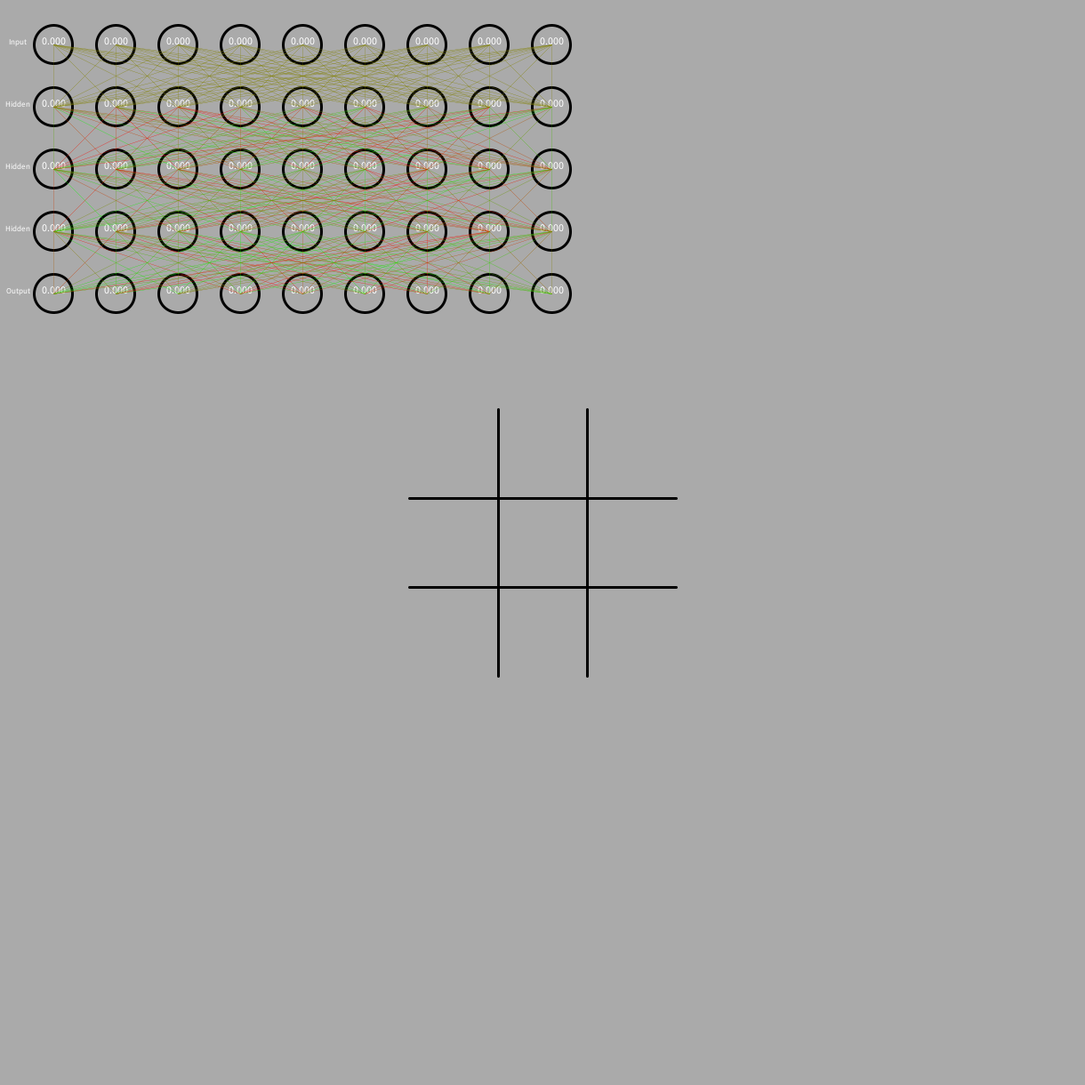
Frame 1 (no input)
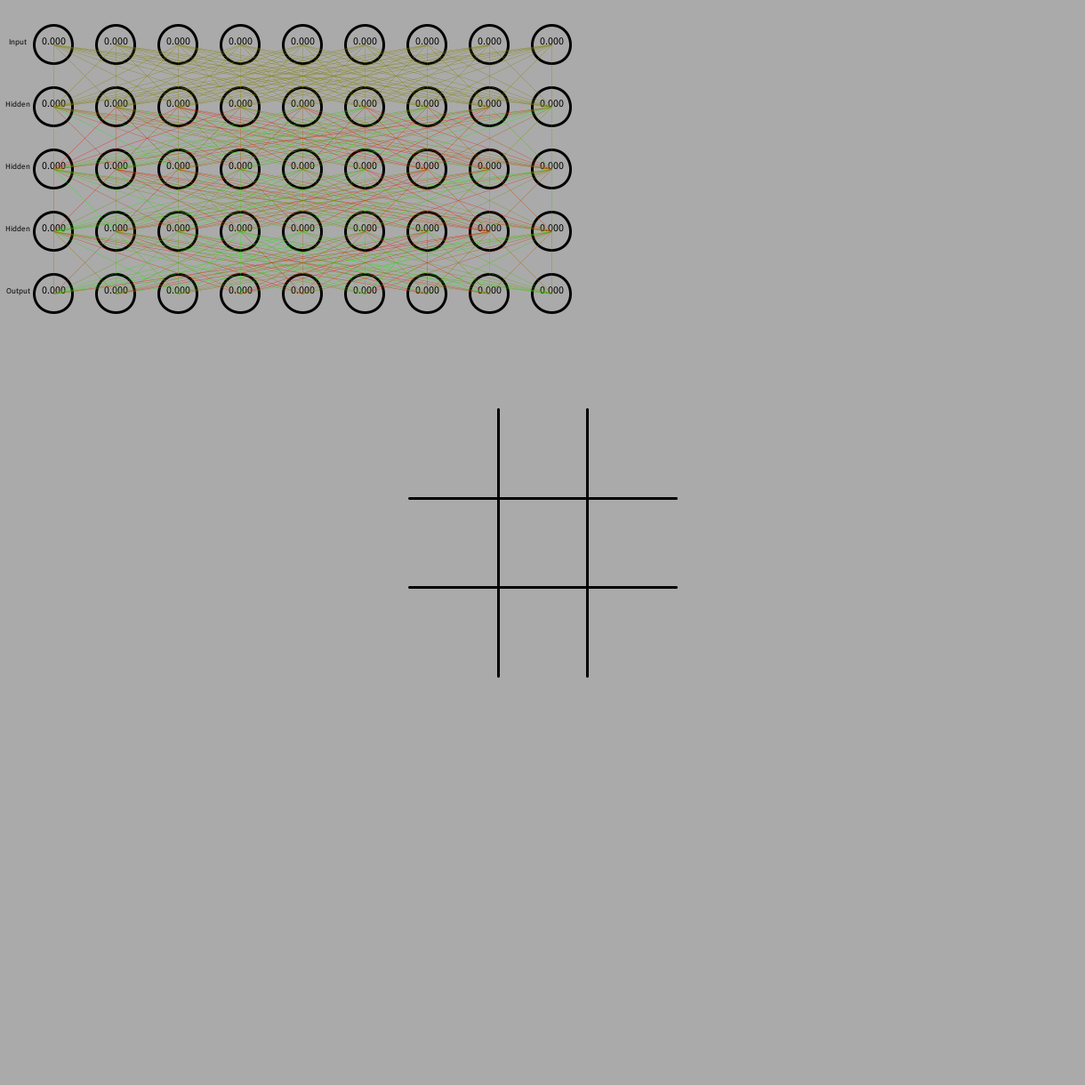
Frame 60 (the mouse pressed at the canvas centre just before this capture)
Frame 120 (the mouse held since frame 60 and released just before this capture): identical to frame 60, image omitted

The Processing sketch that drew these frames (run headless with seeded random() and noise(); from frame 60 on, the mouse is pressed at the canvas centre):

// Processing sketch: Tris
// ── Tris.pde
int numeroCelle = 3;
char [][] griglia = new char[numeroCelle][numeroCelle];
int distanzaLinee = 100;
int distanzaBordi = 460;
int dimFinestra = 0;
int turno = 1;
String testoVittoria="";
color coloreVittoria = color(0,0,0);

NeuralNetwork ia;

void settings() {
  dimFinestra = numeroCelle*distanzaLinee+distanzaBordi*2;
  size((int)dimFinestra, (int)dimFinestra);
}

void setup() {
  for(int i=0; i<numeroCelle; i++) {
    for(int j=0; j<numeroCelle; j++) {
      griglia[i][j] = ' ';
    }
  }
  
  int[] layers = {9,9,9,9,9};
  
  ia = new NeuralNetwork(layers);
  
  println(ia);
  
  textAlign(CENTER, CENTER);
  textSize(42);
  
  frameRate(10);
}

void draw() {
  // Azione IA
  if(turno == 2){
    muoviIA();
  }
  
  // Settaggi rendering
  background(170,170,170);
  strokeWeight(3);
  stroke(0);
  
  // Disegno griglia
  for(int i=0; i<numeroCelle-1; i++) {
    line(distanzaBordi,(1+i)*distanzaLinee+distanzaBordi, width - distanzaBordi,(1+i)*distanzaLinee+distanzaBordi);
    line((1+i)*distanzaLinee+distanzaBordi, distanzaBordi, (1+i)*distanzaLinee+distanzaBordi, height - distanzaBordi);
  }
  
  // Disegno cerchi e croci
  for(int i=0; i<numeroCelle; i++) {
    for(int j=0; j<numeroCelle; j++) {
      if(griglia[i][j] == 'X')
        croce(j*distanzaLinee+distanzaBordi+distanzaLinee/2, i*distanzaLinee+distanzaBordi+distanzaLinee/2, distanzaLinee-distanzaLinee/6);
        
      if(griglia[i][j] == 'O')
        cerchio(j*distanzaLinee+distanzaBordi+distanzaLinee/2, i*distanzaLinee+distanzaBordi+distanzaLinee/2, distanzaLinee-distanzaLinee/6);  
    }
  }
  
  aiRender(60,50,70);
  
  fill(coloreVittoria);
  text(testoVittoria, width/2, height/2);
  
  // println(mappaGriglia(mouseX, mouseY));
}  // draw()

void mouseClicked() {
  PVector indiciGriglia = mappaGriglia(mouseX, mouseY);
  if(testoVittoria == "") {
    clickGriglia((int)indiciGriglia.x, (int)indiciGriglia.y);
   }
 }


void clickGriglia(int i, int j){
  
  //println("i:" + i + " j:" + j);
  
  if(griglia[i][j] == ' ') {
    if(turno == 1) {
      griglia[i][j] = 'X';
      turno = 2;
    }
    else if(turno == 2) {
      griglia[i][j] = 'O';
      turno = 1;
    }
  }
  controllaVittoria();
}

void croce(float x, float y, float diametro) {
  strokeWeight(2);
  stroke(255,0,0);
  line(x-diametro/2, y-diametro/2, x+diametro/2, y+diametro/2);
  line(x+diametro/2, y-diametro/2, x-diametro/2, y+diametro/2);
}  //croce()

void cerchio(float x, float y, float diametro) {
  noFill();
  strokeWeight(2);
  stroke(0,0,255);
  ellipse(x,y,diametro,diametro);
}  //cerchio()

void controllaVittoria() {
  if(griglia[0][0] == 'X' && griglia[1][0] == 'X' && griglia[2][0] == 'X' ||
     griglia[0][1] == 'X' && griglia[1][1] == 'X' && griglia[2][1] == 'X' ||
     griglia[0][2] == 'X' && griglia[1][2] == 'X' && griglia[2][2] == 'X' ||
     griglia[0][0] == 'X' && griglia[0][1] == 'X' && griglia[0][2] == 'X' ||
     griglia[1][0] == 'X' && griglia[1][1] == 'X' && griglia[1][2] == 'X' ||
     griglia[2][0] == 'X' && griglia[2][1] == 'X' && griglia[2][2] == 'X' ||
     griglia[0][0] == 'X' && griglia[1][1] == 'X' && griglia[2][2] == 'X' ||
     griglia[0][2] == 'X' && griglia[1][1] == 'X' && griglia[2][0] == 'X') {
       testoVittoria = "LE CROCI HANNO VINTO!";
       coloreVittoria = color(200,0,0);
     }
     
else if(griglia[0][0] == 'O' && griglia[1][0] == 'O' && griglia[2][0] == 'O' ||
        griglia[0][1] == 'O' && griglia[1][1] == 'O' && griglia[2][1] == 'O' ||
        griglia[0][2] == 'O' && griglia[1][2] == 'O' && griglia[2][2] == 'O' ||
        griglia[0][0] == 'O' && griglia[0][1] == 'O' && griglia[0][2] == 'O' ||
        griglia[1][0] == 'O' && griglia[1][1] == 'O' && griglia[1][2] == 'O' ||
        griglia[2][0] == 'O' && griglia[2][1] == 'O' && griglia[2][2] == 'O' ||
        griglia[0][0] == 'O' && griglia[1][1] == 'O' && griglia[2][2] == 'O' ||
        griglia[0][2] == 'O' && griglia[1][1] == 'O' && griglia[2][0] == 'O') {
          testoVittoria = "I CERCHI HANNO VINTO!";
          coloreVittoria = color(0,0,200);
     }
else if(griglia[0][0] != ' ' && griglia[0][1] != ' ' && griglia[0][2] != ' ' &&
        griglia[1][0] != ' ' && griglia[1][1] != ' ' && griglia[1][2] != ' ' &&
        griglia[2][0] != ' ' && griglia[2][1] != ' ' && griglia[2][2] != ' ' ) {
          testoVittoria = "NESSUNO HA VINTO";
          coloreVittoria = color(230,230,230);
        }
} //controllaVittoria()

PVector mappaGriglia(float x, float y){
  /*
   * In result vector x is row index
   * and y is column index
   */
  PVector result = new PVector((round(y) - distanzaBordi) / distanzaLinee,
                           (round(x) - distanzaBordi)/ distanzaLinee);
  result.x = constrain(result.x, 0, griglia.length - 1);
  result.y = constrain(result.y, 0, griglia[0].length - 1);
  return result;
}

void muoviIA(){
  // Make a one dimension array from the two dimension grid
  float[]input = new float[griglia.length * griglia[0].length];
  
  //Fill the array with values contained in the grid
  for(int i=0; i<input.length; i++){   
    input[i] = float(griglia[i/3][i%3]);
  }
  
  float results[]= ia.feedForward(input);
  
  /*
  println("Input layer:");
  for(int i=0; i<input.length; i++){
    print(input[i] + (i != input.length -1 ? "," : "\n"));
  }
  
  println("Output layer:");
  for(int i=0; i<results.length; i++){
    print(results[i] + (i != results.length -1 ? "," : "\n"));
  }
  */
  
  float max = -Float.MAX_VALUE;
  int maxIndex = 0;
  for(int i=0; i<results.length; i++){
    if(results[i] > max){
      max = results[i];
      maxIndex = i;
    }
  }
  
  clickGriglia(round(maxIndex/3), round(maxIndex%3));
  
  ia.mutate();
  //println("Mutazione");
}

void aiRender(int x, int y, int dist){
  noFill();
  stroke(0);
  
  for(int i=0; i<ia.neurons.length; i++) {
    textSize(9);
    textAlign(CENTER);
    text((i==0 ? "Input" : (i < ia.neurons.length - 1 ? "Hidden" :"Output")),
          x - 40,  y + dist*i);
    for(int j=0; j<ia.neurons[i].length; j++) {
      ellipse(x + dist*j, y + dist*i, dist/1.6, dist/1.6);
      textSize(12);
      text(ia.neurons[i][j], x + dist*j,  y + dist*i);
    }
  }
  
  strokeWeight(0.3);
  
  for(int i=0; i<ia.layers.length - 1; i++) {
    for(int j=0; j<ia.neurons[i].length; j++) {
      for(int k=0; k<ia.neurons[i + 1].length; k++) {
        float weight = ia.weights[i][j][k];
        int red = round(map(weight, 1, -1, 0, 255));;
        int green = round(map(weight, -1, 1, 0, 255));
        stroke(red, green, 0);
        line(x + dist*j, y + dist*i, x + dist*(k), y + dist*(i+1));
        
      }
    }
  }
      
}

// ── NeuralNetwork.pde
import java.util.ArrayList;
import java.util.Arrays;

public class NeuralNetwork
{
    // Defines the number of neurons for each layer
    public int[] layers;
    
    /*
     * A matrix of neurons where:
     *    - i is the layer index
     *    - j is the neuron index in the layer
     */
    public float[][] neurons;
    
    /* 
     * A tridimensional array of weights where:
     *   - i is the index of the layer
     *   - j is the index of the neuron where the connection starts in the ith layer
     *   - k is the index of the neuron where the connection ends in the ith + 1 layer
     */
    public float [][][] weights;

    public NeuralNetwork(int []layers)
    {
        this.layers = new int[layers.length];

        for (int i=0; i < layers.length; i++)
        {
            this.layers[i] = layers[i];
        }
        initNeurons();
        initWeights();
    }

    private void initNeurons ()
    {
        neurons = new float[layers.length][layers[0]];
        
        for(int i = 0; i < layers.length; i++)
        {
            neurons[i] = new float[layers[i]];
        }
    }

    private void initWeights()
    {
      weights =  new float[layers.length][layers[0]][layers[0]]; 
      
      for(int i=1; i<layers.length - 1; i++)
      {
        for(int j=0; j < neurons[i].length; j++){
          //int neuronsInPreviousLayer = layers[i - 1];  
          for(int k=0; k < neurons[i+1].length; k++){
            //println(i + "  " + j  + "  " + k);  
            this.weights[i][j][k] = new Float(random(-1,1));
          }
        }
      }
    }
    
    public float[] feedForward(float[] inputs){
      
      for(int i=0; i<inputs.length; i++)
       {
         neurons[0][i] = inputs[i];
       }
       
       for(int i=1; i<layers.length; i++)
       {
          for(int j=0; j<neurons[i].length; j++)
         {
           float value = 0f;
           
           for(int k=0; k<neurons[i-1].length; k++){
             value += weights[i-1][j][k] * neurons[i-1][k];
           }
           
           // Function result limits(-1.0, 1.0)
           //neurons[i][j] = (float)atan(value);
           
           // Function result limits(0.0, 1.0)
           neurons[i][j] = (float)(1f/(1 + exp(-value)));
         }
    }
    
    return neurons[neurons.length-1];
  }
  
  public void mutate(){
    
    for(int i=1; i<weights.length; i++){
      for(int j=0; j < weights[i].length; j++){
        for(int k=0; k < weights[i][j].length; k++){
          int action = round(random(0,2)); //<>//
          if(action == 1)
            weights[i][j][k] += random(-0.15, 0.15);
          if(action == 2)
            weights[i][j][k] *= random(-0.15, 0.15);
          if(action == 3)
          weights[i][j][k] *= -1;
        }   
      }
    }
  }
  
  public String toString(){
    return "This ANN is composed by:\n" +
            "\t- " + this.layers.length + " layers\n" +
            "\t- " + (this.neurons.length * this.neurons[0].length) + " neurons\n" +
            "\t\t Neurons values: " + Arrays.deepToString(neurons) + "\n" +
            "\t- " + (this.weights.length * this.weights[0].length * this.weights[0][0].length) + " weights\n" + 
            "\t\t Weights values: " + Arrays.deepToString(weights);
  }
}
